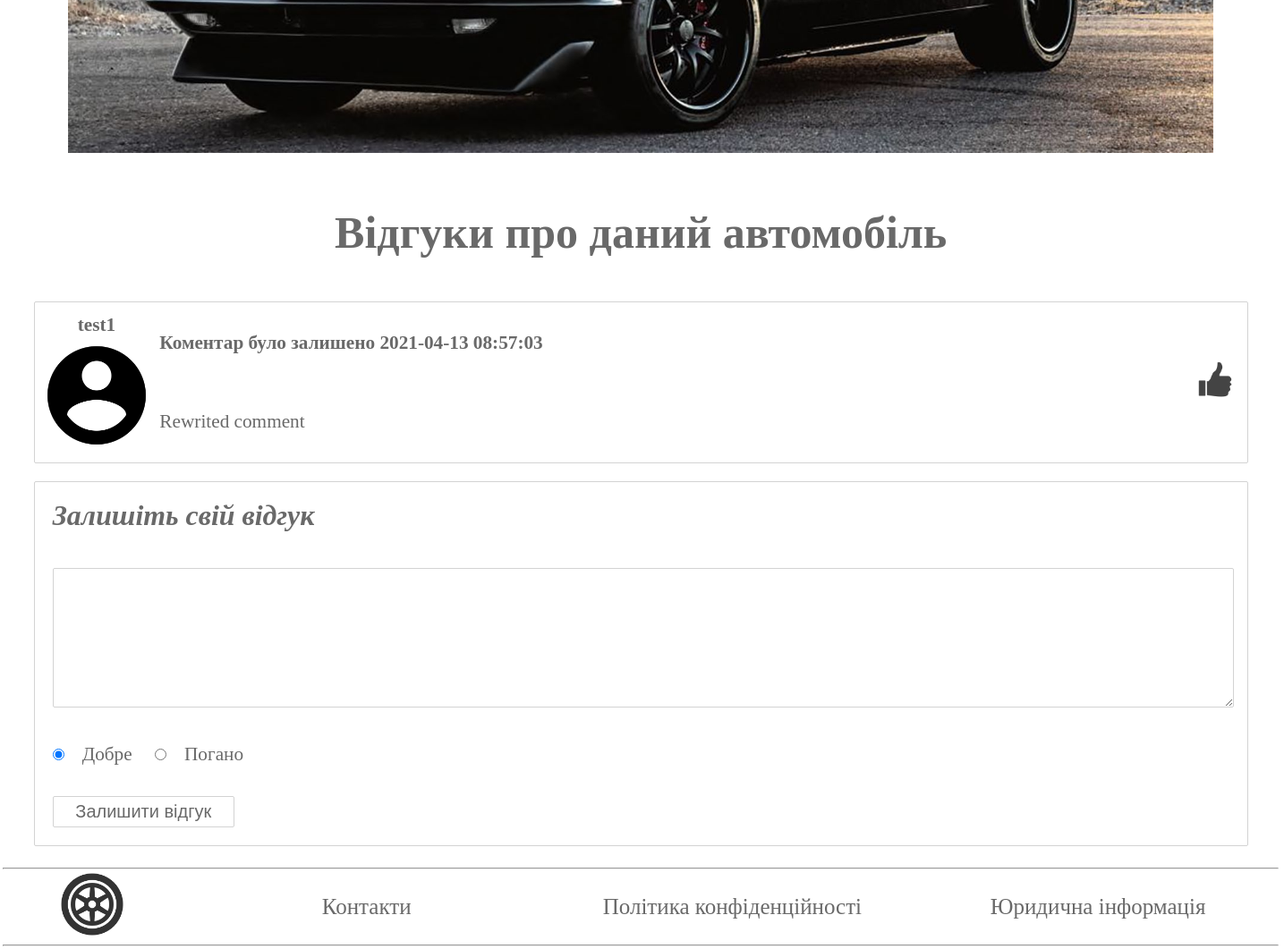
Page /carpage.php?carName=Mustang (lower part) on the earlier database version.
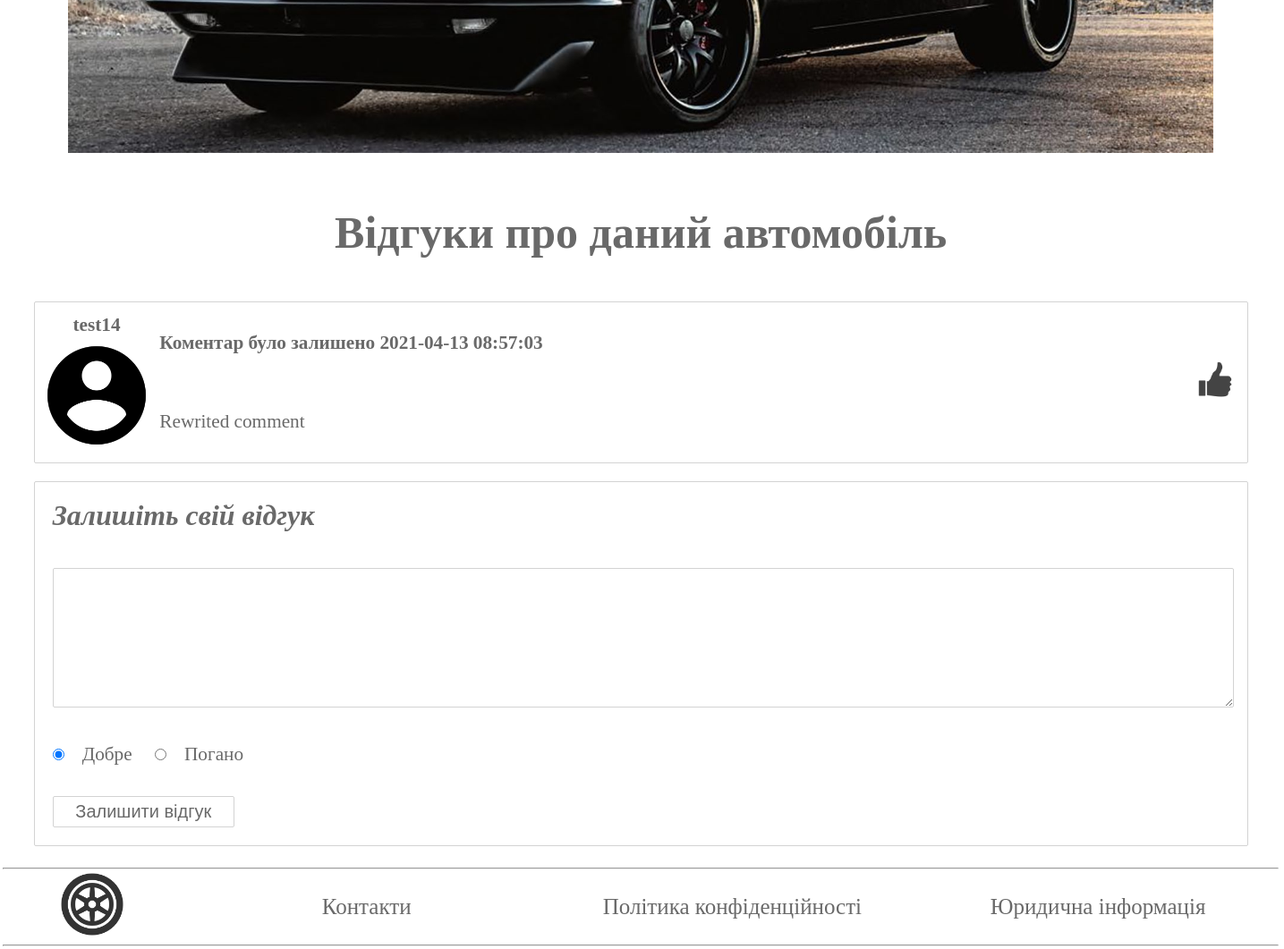
Same page on the later database version.
### tables this page shows
CREATE TABLE `gallery` (
  `ID` int(11) NOT NULL,
  `img1` varchar(45) NOT NULL,
  `img2` varchar(45) NOT NULL,
  `img3` varchar(45) NOT NULL,
  `img4` varchar(45) NOT NULL,
  `img5` varchar(45) NOT NULL,
  `img6` varchar(45) NOT NULL,
  `CarID` int(11) NOT NULL,
  `img7` varchar(45) NOT NULL
);

CREATE TABLE `comment` (
  `ID` int(11) NOT NULL,
  `positive` tinyint(4) NOT NULL,
  `commentText` text NOT NULL,
  `UserID` int(11) NOT NULL,
  `CarID` int(11) NOT NULL,
  `date` timestamp NULL DEFAULT CURRENT_TIMESTAMP
);

CREATE TABLE `user` (
  `ID` int(11) NOT NULL,
  `login` varchar(100) NOT NULL,
  `name` varchar(100) NOT NULL,
  `email` varchar(100) NOT NULL,
  `address` varchar(100) DEFAULT NULL,
  `avatar` varchar(100) DEFAULT 'account.png',
  `orders` int(11) DEFAULT '0',
  `pass` varchar(45) NOT NULL
);

### carpage.php (the view, shortened to what this page needs)
<!DOCTYPE html>
<html lang="en">
    <head>
        <link href="styles/main.css" rel="stylesheet">
        <link href="styles/carpage.css" rel="stylesheet">
    </head>
    <body>
        <table border="0px" width="100%" class="header-table">
            <tr>
                <td colspan="7">
                    <?php
                        $servername = "localhost";
                        $database = "muscle-carsdb";
                        $username = "root";
                        $password = "root";
                        $conn = new mysqli($servername, $username, $password, $database);
                        $request = "SELECT * FROM car
                                    INNER JOIN gallery ON car.ID = gallery.CarID
                                    WHERE Name = '{$_GET["carName"]}'";
                        $result = $conn->query($request);
                        $row = $result->fetch_array();
                        echo "
                        <table width='100%' border='0px'>
                                    <img src='images/{$row["img"]}' class='mainImg'>
                                        {$row["Description"]}
                            <tr>
                                <td colspan='2' align='center'>
                                    <table>
                                        <tr>
                                            <td>
                                            </td>
                                            <td>
                                                <div id='slider'>
                                                    <div id='line'>
                                                        <img src='images/{$row["img1"]}' alt=''>
                                                        <img src='images/{$row["img2"]}' alt=''>
                                                        <img src='images/{$row["img3"]}' alt=''>
                                                        <img src='images/{$row["img4"]}' alt=''>
                                                        <img src='images/{$row["img5"]}' alt=''>
                                                        <img src='images/{$row["img6"]}' alt=''>
                                                        <img src='images/{$row["img7"]}' alt=''>
                                                    </div>
                                                </div>
                                            </td>
                                            <td>
                                            </td>
                                        </tr>
                                    </table>
                                </td>
                            </tr>
                        </table>
                        ";
                    ?>
                </td>
            </tr>
            <tr>
                <td colspan="7" align="center">
                    <h1>Відгуки про даний автомобіль</h1><br>
                    <?php
                        $servername = "localhost";
                        $database = "muscle-carsdb";
                        $username = "root";
                        $password = "root";
                        $conn = new mysqli($servername, $username, $password, $database);
                        $request = "SELECT positive, commentText, `date`, `user`.avatar, `user`.login FROM `comment` JOIN `user` ON UserID = `user`.`ID` JOIN `car` ON CarID = `car`.`ID` WHERE car.Name = '{$_GET["carName"]}'";
                        $result = $conn->query($request);
                        while($row = $result->fetch_array())
                        {
                            $commentImage = $row['positive'] == 1 ? "like.png" : "dislike.png";
                            echo "
                                <div class='commentDiv'>
                                    <table>
                                        <tr>
                                            <td width='10%' rowspan='2'>
                                                <h4 style='text-align: center; margin-top: 10px;'>".$row["login"]."</h4>
                                                <img src='images/".$row['avatar']."'>
                                            </td>
                                            <td width='85%'>
                                                <b>Коментар було залишено ".$row['date']."</b>
                                            </td>
                                            <td width='5%' rowspan='2' align='center'>
                                                <img src='images/".$commentImage."'>
                                            </td>
                                        </tr>
                                        <tr>
                                            <td>
                                                ".$row['commentText']."
                                            </td>
                                        </tr>
                                    </table>
                                </div>
                            ";
                        }
                    ?>
                    <div id="leaveCommentDiv">
                        <form method="post" action = "phpScripts/addCommentScript.php">
                            <h2 style="margin: 20px;"><i>Залишіть свій відгук</i></h2>
                            <textarea id="" cols="30" rows="10" name="commentText"></textarea><br>
                            <input type="radio" name="positiveComment" id="goodOption" checked value="1"><label for="goodOption">Добре</label>
                            <input type="radio" name="positiveComment" id="badOption" value="0"><label for="badOption">Погано</label><br>
                            <button>Залишити відгук</button>
                        </form>
                    </div>
                </td>
            </tr>
            <tr>
                <td colspan="7">
                    <hr>
                </td>
            </tr>
            <tr id="footerTR">
            <tr>
                <td colspan="7">
                    <hr>
                </td>
            </tr>
        </table>
    </body>
</html>

### styles/main.css (style rules this page uses)
* { margin: 0; }
.header-table { text-align: center; font-size: 25px; color: dimgray; height: 100vh; }
body { overflow: scroll; overflow-x: hidden; //background-color: orange; }

### styles/carpage.css (style rules this page uses)
#slider { width: 1280px; height: 720px; margin: 50px auto; overflow: hidden; }
#line { width: 8960px; position: relative; left: 0; transition: all ease 1s; }
#line img { float: left; width: 1280px; height: 720px; }
#line::after { content: ""; display: block; clear: both; }
.commentDiv { width: 95%; text-align: left; border: 1px solid lightgray; border-radius: 2px; font-size: 0.85em; margin: 20px; }
.commentDiv img { width: 100%; }
#leaveCommentDiv { width: 95%; text-align: left; border: 1px solid lightgray; border-radius: 2px; font-size: 0.85em; margin: 20px; }
#leaveCommentDiv textarea { width: 97%; margin: 20px; }
#leaveCommentDiv button { margin: 20px; padding: 5px; width: 15%; font-size: 20px; border: 1px solid lightgray; border-radius: 2px; background-color: white; color: dimgray; }
#leaveCommentDiv input, #leaveCommentDiv textarea { color: dimgray; border: 1px solid lightgray; border-radius: 2px; margin: 20px; }

Differences in the rows shown:
changed through a linked row, comment "Rewrited comment": UserID.login "test1" → "test14"
